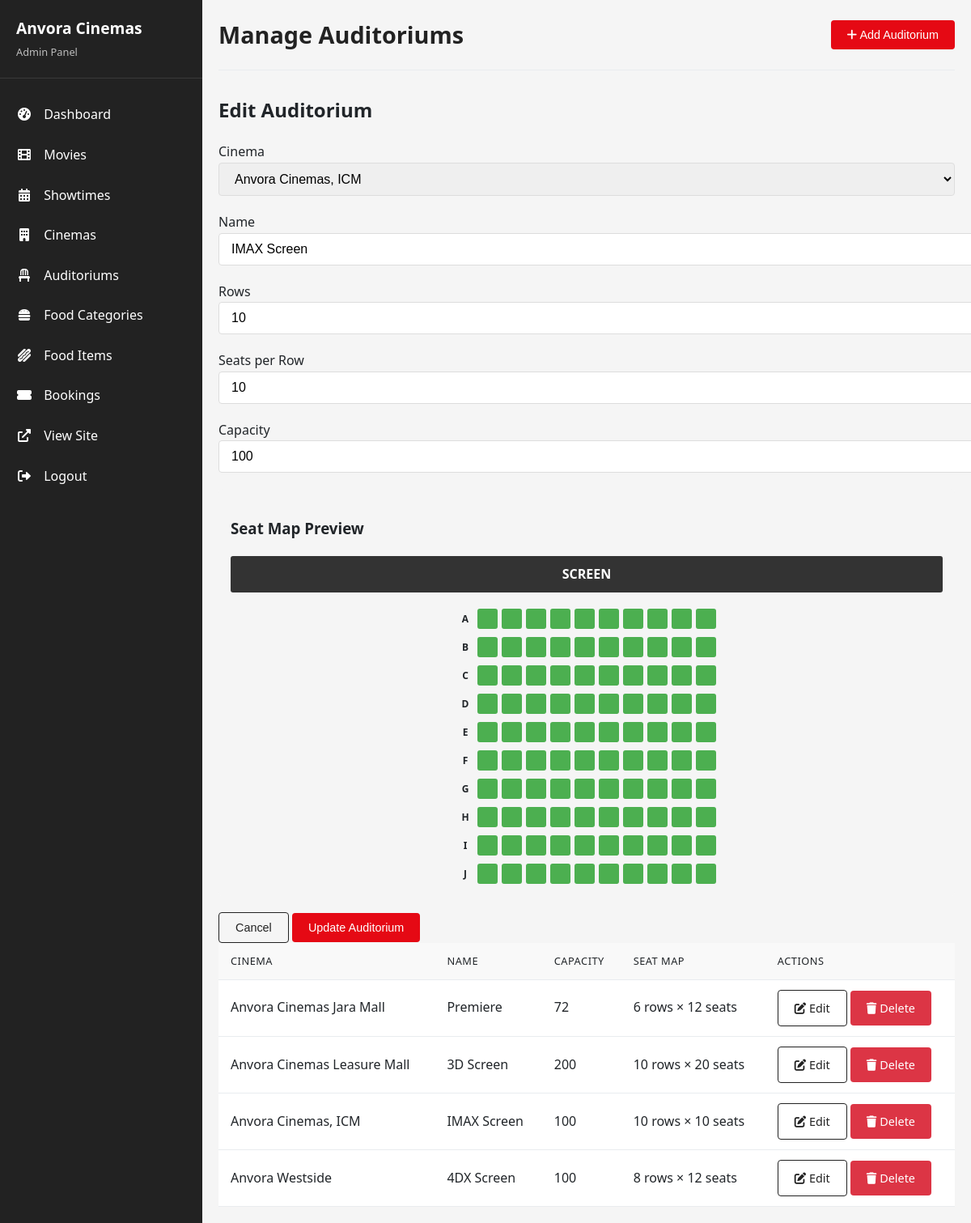
The app's page /admin/manage_auditoriums.php?edit=13 (signed in), older data.
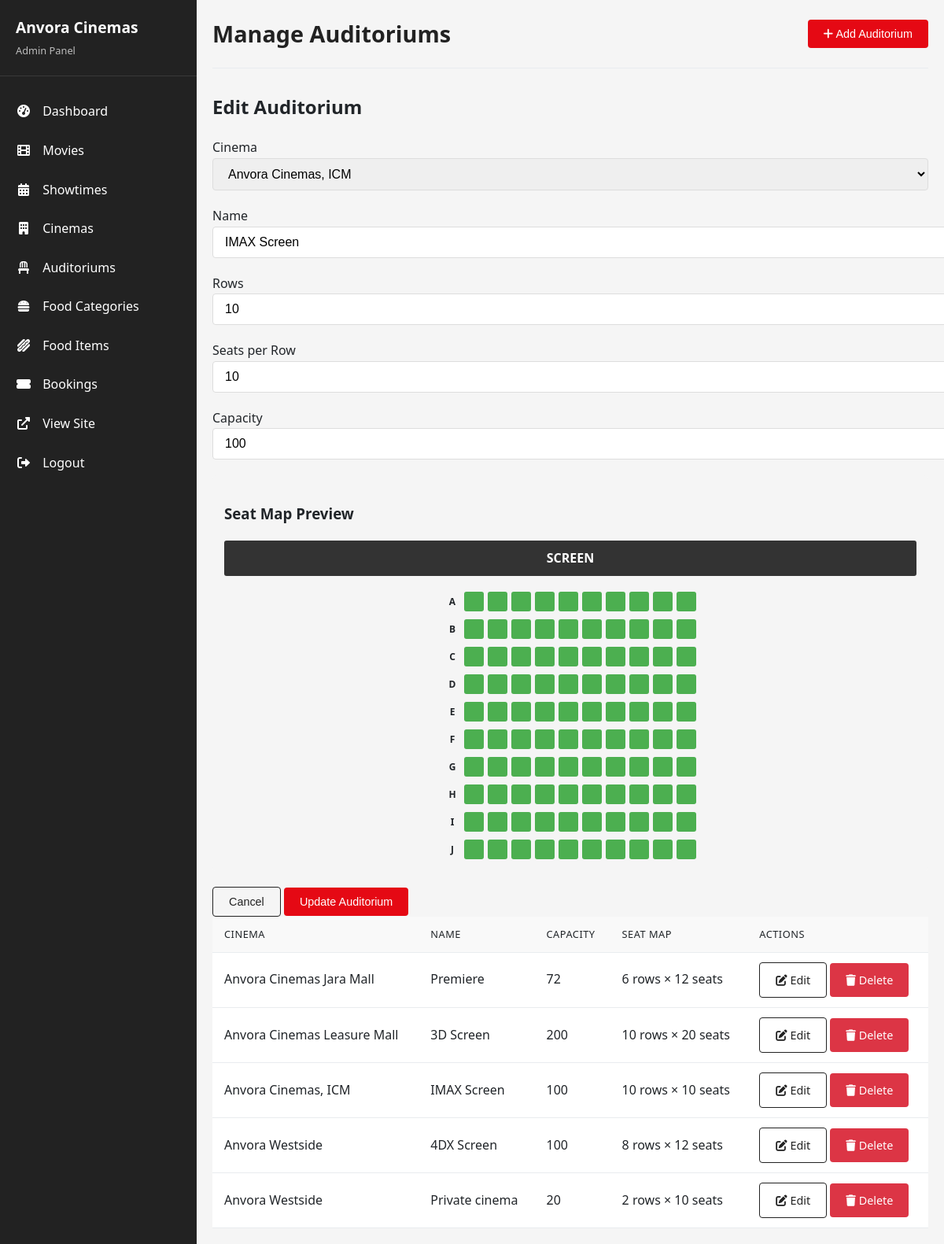
The same page, newer data.
### tables this page shows
CREATE TABLE `auditoriums` (
  `auditorium_id` int(11) NOT NULL,
  `cinema_id` int(11) NOT NULL,
  `name` varchar(50) NOT NULL,
  `capacity` int(11) NOT NULL,
  `screen_type` enum('Standard','IMAX','4DX','VIP') DEFAULT 'Standard',
  `seat_map` text DEFAULT NULL COMMENT 'JSON representation of seat layout'
);

CREATE TABLE `cinemas` (
  `cinema_id` int(11) NOT NULL,
  `name` varchar(100) NOT NULL,
  `location` varchar(255) NOT NULL,
  `address` text NOT NULL,
  `contact_phone` varchar(20) DEFAULT NULL,
  `contact_email` varchar(100) DEFAULT NULL,
  `amenities` text DEFAULT NULL COMMENT 'JSON array of amenities',
  `image` varchar(255) DEFAULT NULL,
  `latitude` decimal(10,8) DEFAULT NULL,
  `longitude` decimal(11,8) DEFAULT NULL,
  `created_at` timestamp NOT NULL DEFAULT current_timestamp()
);

### admin/manage_auditoriums.php (the view, shortened to what the changed rows need)
<?php
require_once '../config.php';
$auditoriums = $conn->query("
    SELECT a.auditorium_id, a.name as auditorium_name, a.capacity, a.seat_map,
           c.name as cinema_name
    FROM auditoriums a
    JOIN cinemas c ON a.cinema_id = c.cinema_id
    ORDER BY c.name, a.name");
$edit_auditorium = null;
if (isset($_GET['edit'])) {
    $auditorium_id = (int)$_GET['edit'];
    $stmt = $conn->prepare("SELECT * FROM auditoriums WHERE auditorium_id = ?");
    $stmt->bind_param("i", $auditorium_id);
    $stmt->execute();
    $result = $stmt->get_result();
    if ($result->num_rows > 0) {
        $edit_auditorium = $result->fetch_assoc();
        if ($edit_auditorium['seat_map']) {
            $seat_map = json_decode($edit_auditorium['seat_map'], true);
            $edit_auditorium['rows'] = $seat_map['rows'] ?? 10;
            $edit_auditorium['cols'] = $seat_map['cols'] ?? 15;
        }
    } else {
        $_SESSION['error'] = "Auditorium not found";
    }
}
include __DIR__ . '/header.php';
$cinemas = $conn->query("SELECT cinema_id, name FROM cinemas ORDER BY name");
?>
<div class="admin-container">
    <?php include __DIR__ . '/sidebar.php'; ?>
    <div class="admin-content">
        <div class="admin-header">
            <h1 class="admin-title">Manage Auditoriums</h1>
        </div>
        <div id="auditorium-form" class="auditorium-form" style="<?= $edit_auditorium ? 'display:block' : 'display:none' ?>">
            <h2><?= $edit_auditorium ? 'Edit Auditorium' : 'Add New Auditorium' ?></h2>
            <form method="POST" action="manage_auditoriums.php" id="auditoriumForm">
                <div class="form-grid">
                    <div class="form-group">
                        <label for="cinema_id">Cinema</label>
                        <select id="cinema_id" name="cinema_id" class="form-control" required>
                            <?php
                            $cinemas->data_seek(0);
                            while ($cinema = $cinemas->fetch_assoc()): ?>
                            <option value="<?= $cinema['cinema_id'] ?>"
                                <?= $edit_auditorium && $edit_auditorium['cinema_id'] == $cinema['cinema_id'] ? 'selected' : '' ?>>
                                <?= htmlspecialchars($cinema['name']) ?>
                            </option>
                            <?php endwhile; ?>
                        </select>
                    </div>
                    <div class="form-group">
                        <label for="name">Name</label>
                        <input type="text" id="name" name="name" class="form-control"
                               value="<?= $edit_auditorium ? htmlspecialchars($edit_auditorium['name']) : '' ?>" required>
                    </div>
                    <div class="form-group">
                        <label for="capacity">Capacity</label>
                        <input type="number" id="capacity" name="capacity" class="form-control" readonly
                               value="<?= $edit_auditorium ? $edit_auditorium['capacity'] : '' ?>">
                    </div>
                </div>
            </form>
        </div>
        <table class="data-table">
            <thead>
                <tr>
                    <th>Cinema</th>
                    <th>Name</th>
                    <th>Capacity</th>
                    <th>Seat Map</th>
                    <th>Actions</th>
                </tr>
            </thead>
            <tbody>
                <?php while ($auditorium = $auditoriums->fetch_assoc()):
                    $seat_map = $auditorium['seat_map'] ? json_decode($auditorium['seat_map'], true) : null;
                ?>
                <tr>
                    <td><?= htmlspecialchars($auditorium['cinema_name']) ?></td>
                    <td><?= htmlspecialchars($auditorium['auditorium_name']) ?></td>
                    <td><?= $auditorium['capacity'] ?></td>
                    <td>
                        <?php if ($seat_map): ?>
                            <?= $seat_map['rows'] ?> rows × <?= $seat_map['cols'] ?> seats
                        <?php else: ?>
                            Not configured
                        <?php endif; ?>
                    </td>
                    <td class="actions">
                        <a href="manage_auditoriums.php?edit=<?= $auditorium['auditorium_id'] ?>" class="btn btn-outline">
                            <i class="fas fa-edit"></i> Edit
                        </a>
                        <a href="manage_auditoriums.php?delete=<?= $auditorium['auditorium_id'] ?>" class="btn btn-danger"
                           onclick="return confirm('Are you sure you want to delete this auditorium?')">
                            <i class="fas fa-trash"></i> Delete
                        </a>
                    </td>
                </tr>
                <?php endwhile; ?>
            </tbody>
        </table>
    </div>
</div>

Row changes from the older to the newer data that the page shows:
added auditoriums: cinema.name "Anvora Westside", name "Private cinema", capacity "20", seat_map "2", seat_map "10"
